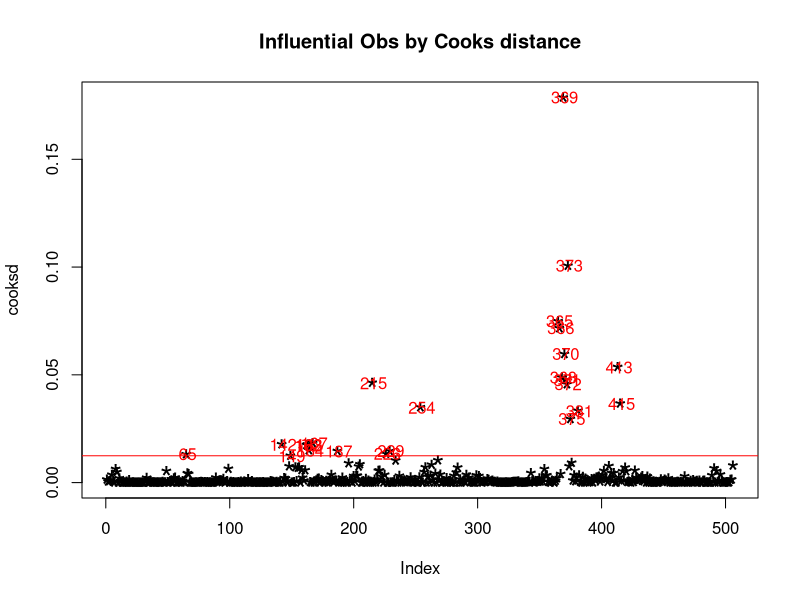
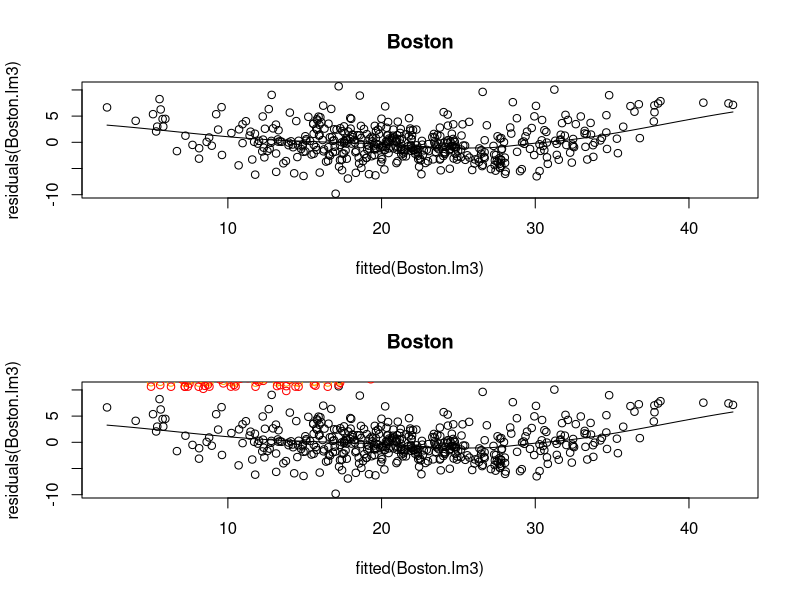

R code for these plots, in order:
library(MASS)

?Boston
names(Boston)
head(Boston)

# Resultados iniciais
Boston.lm1 <- lm(Boston$medv ~ Boston$zn +Boston$indus +Boston$chas + Boston$nox +  Boston$rm +Boston$age +  Boston$dis +Boston$rad +  Boston$tax +  Boston$ptratio + Boston$black +Boston$lstat +Boston$crim);
summary(Boston.lm1);

# Melhores resultados
Boston.lm2 <- lm(Boston$medv ~ Boston$zn + Boston$age + Boston$chas + Boston$nox +  Boston$rm +  Boston$dis +Boston$rad +  Boston$tax +  Boston$ptratio + Boston$black +Boston$lstat +Boston$crim);
summary(Boston.lm2);

# Remocao dos outliers
par(mfrow=c(1, 1))
cooksd <- cooks.distance(Boston.lm2)
Boston$cooksd <- cooks.distance(Boston.lm2)

plot(cooksd, pch="*", cex=2, main="Influential Obs by Cooks distance")  # plot cook's distance
abline(h = 4*mean(cooksd, na.rm=T), col="red")  # add cutoff line
text(x=1:length(cooksd)+1, y=cooksd, labels=ifelse(cooksd>4*mean(cooksd, na.rm=T),names(cooksd),""), col="red")  # add labels

Boston$outlier <- ifelse(Boston$cooksd < 4/nrow(Boston), "keep","delete");
Boston2 <- Boston[Boston$outlier == "keep",]

Boston.lm3 <- lm(Boston2$medv ~ Boston2$zn + Boston2$chas + Boston2$nox +  Boston2$rm +  Boston2$dis + Boston2$rad +  Boston2$tax + Boston2$ptratio + Boston2$black + Boston2$lstat + Boston2$crim);
summary(Boston.lm3);

par(mfrow=c(2, 1))
scatter.smooth(y=residuals(Boston.lm3), x=fitted(Boston.lm3),  main="Boston")

fitted(Boston.lm3)
residuals(Boston.lm3)
scatter.smooth(y=residuals(Boston.lm3), x=fitted(Boston.lm3),  main="Boston")

Boston.lm3 <- lm(medv ~ poly(lstat,2), data = Boston2);
points(Boston2$medv , Boston.lm3$fitted.values, col="orange");

Boston.lm4 <- lm(medv ~ poly(lstat,5), data = Boston2);
points(Boston2$medv , Boston.lm4$fitted.values, col="red");

Boston.lm3 <- lm(Boston2$medv ~ Boston2$age + Boston2$lstat + Boston2$age * Boston2$lstat);

summary(Boston.lm3);
